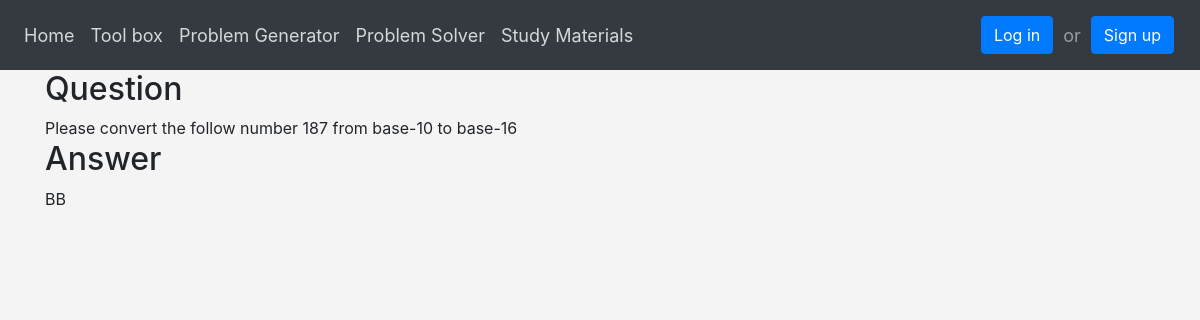
/question/14/, run on the app's committed database.
### api/models.py (models this page shows, shortened)
class Question(models.Model):
    TYPE_CHOICES = (
        ("Computer_Number_Systems", "Computer Number Systems"),
        ("Recursive_Functions", "Recursive Functions"),
        ("What_Does_This_Program_Do", "What Does This Program Do?"),
        ("Prefix_Infix_Postfix_Notation", "Prefix/Infix/Postfix Notation"),
        ("Bit-String_Flicking", "Bit-String Flicking"),
        ("LISP", "LISP"),
        ("Boolean_Algebra", "Boolean Algebra"),
        ("Data_Structures", "Data Structures"),
        ("Regular_Expressions", "Regular Expressions"),
        ("Graph_Theory", "Graph Theory"),
        ("Digital_Electronics", "Digital Electronics"),
        ("Assembly_Language", "Assembly Language"),
    )
    question = models.TextField(max_length=10000)
    type = models.CharField(max_length=30, choices=TYPE_CHOICES, null=False)
    is_multiple_choice = models.BooleanField(default=False)
    steps = models.TextField(max_length=10000, null=True, blank=True)
    answer = models.CharField(max_length=255)
    likes = models.IntegerField(blank=False, null=False, default=0)
    difficulty = models.IntegerField(blank=False, null=False, default=1)
    num_choices = models.PositiveIntegerField(null=True, blank=True)
    choices = models.JSONField(null=True, blank=True)

### number_system/view/question_generator_views.py (the view)
# urls.py: path('question/<str:pk>/', question_generator_views.view_question, name='view_question'),
def view_question(request, pk):
    question = Question.objects.get(id=pk)
    return render(request, 'pages/question_generator/view_question.html', {'question': question})

### templates/pages/question_generator/view_question.html (shortened to what this page needs)
{% extends "base.html" %}
{% load static %}
{% block style %}
<link rel="stylesheet" href="{% static 'css/question_generator/question_generator_UI.css' %}">
{% endblock style %}
{% block content %}
    <h2>Question</h2>
    <div class="display-question">{{ question.question }}</div>
    <h2>Answer</h2>
    <p>{{ question.answer }}</p>
{% endblock content%}

### number_system/static/css/styles.css (style rules this page uses)
:root { --title-font-family: "Koulen-Regular", Helvetica; --title-font-weight: 400; --title-font-size: 100px; --title-letter-spacing: 0px; --title-line-height: normal; --title-font-style: normal; --nav-text-font-family: "Koulen-Regular", Helvetica; --nav-text-font-weight: 400; --nav-text-font-size: 20px; --nav-text-letter-spacing: 0px; --nav-text-line-height: normal; --nav-text-font-style: normal; --subtext-font-family: "Koulen-Regular", Helvetica; --subtext-font-weight: 400; --subtext-font-size: 36px; --subtext-letter-spacing: 0px; --subtext-line-height: normal; --subtext-font-style: normal; --bodytext-1-font-family: "KoHo-Regular", Helvetica; --bodytext-1-font-weight: 400; --bodytext-1-font-size: 24px; --bodytext-1-letter-spacing: 0px; --bodytext-1-line-height: normal; --bodytext-1-font-style: normal; --nav-element-font-font-family: "Lexend-Regular", Helvetica; --nav-element-font-font-weight: 400; --nav-element-font-font-size: 20px; --nav-element-font-letter-spacing: 0px; --nav-element-font-line-height: normal; --nav-element-font-font-style: normal; --variable-collection-light-gray: rgba(243, 244, 246, 1); --variable-collection-white: rgba(255, 255, 255, 1); --variable-collection-dark-gray: rgba(22, 22, 22, 0.8); --variable-collection-blue: rgba(37, 99, 235, 1); --variable-collection-red: rgba(255, 0, 0, 1); --variable-collection-red-2: rgba(255, 82, 82, 1); --variable-collection-green-1: rgba(97, 173, 0, 1); }
body { margin: 0; padding: 0; background-color: #f4f4f4; !important; }

### data on the page
Question: question "Please convert the follow number 187 from base-10 to base-16", answer "BB"
